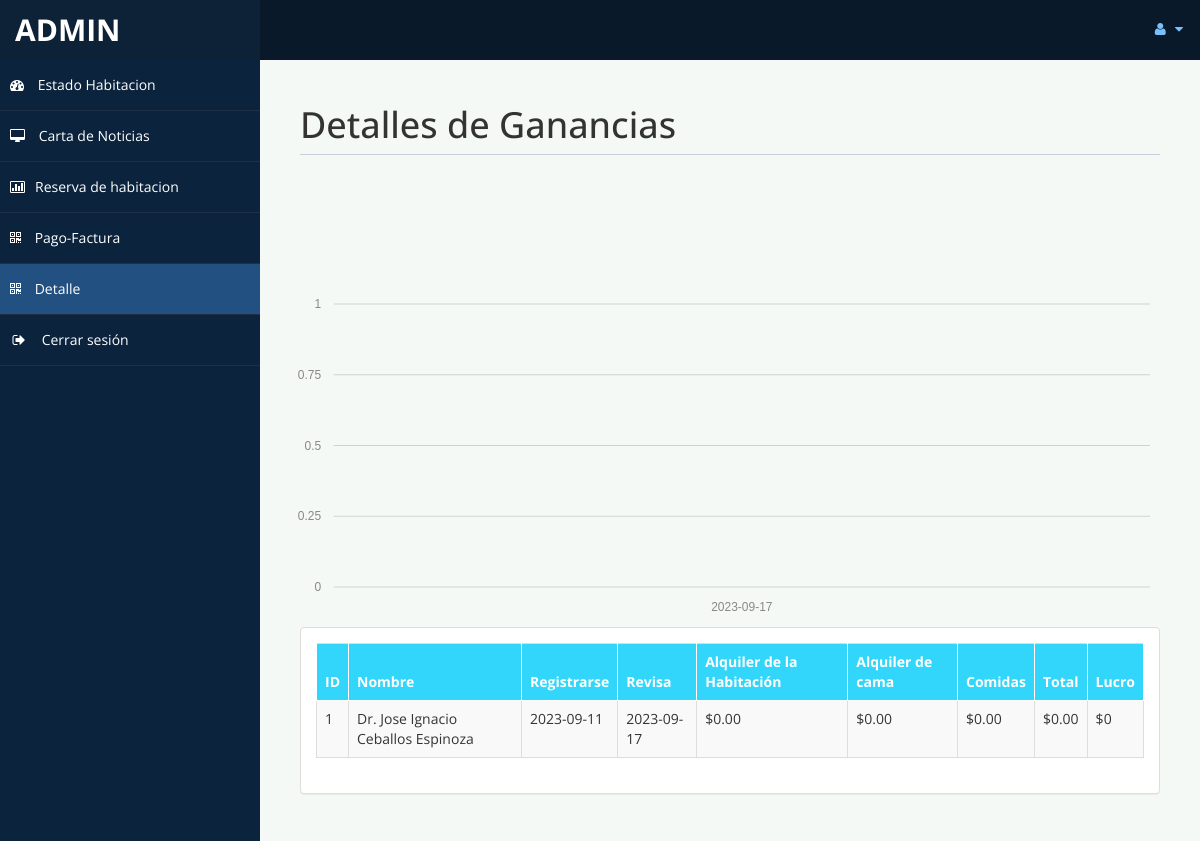
The app's page /admin/profit.php (signed in) with its own data.
### tables this page shows
CREATE TABLE `payment` (
  `id` int(11) DEFAULT NULL,
  `title` varchar(5) DEFAULT NULL,
  `fname` varchar(30) DEFAULT NULL,
  `lname` varchar(30) DEFAULT NULL,
  `troom` varchar(30) DEFAULT NULL,
  `tbed` varchar(30) DEFAULT NULL,
  `nroom` int(11) DEFAULT NULL,
  `cin` date DEFAULT NULL,
  `cout` date DEFAULT NULL,
  `ttot` double(8,2) DEFAULT NULL,
  `fintot` double(8,2) DEFAULT NULL,
  `mepr` double(8,2) DEFAULT NULL,
  `meal` varchar(30) DEFAULT NULL,
  `btot` double(8,2) DEFAULT NULL,
  `noofdays` int(11) DEFAULT NULL
);

### admin/profit.php (the view, shortened to what this page needs)
<!DOCTYPE html>
<html xmlns="http://www.w3.org/1999/xhtml">
<head>
    <link href="assets/css/bootstrap.css" rel="stylesheet" />
    <link href="assets/css/font-awesome.css" rel="stylesheet" />
    <link rel="stylesheet" href="assets/css/morris.css">
    <link href="assets/css/custom-styles.css" rel="stylesheet" />
    <link href="assets/js/dataTables/dataTables.bootstrap.css" rel="stylesheet" />
</head>
<body>
    <div id="wrapper">
        <nav class="navbar navbar-default top-navbar" role="navigation">
            <div class="navbar-header">
                <a class="navbar-brand" href="home.php"><?php echo $_SESSION["user"]; ?> </a>
            </div>
            <ul class="nav navbar-top-links navbar-right">
                <li class="dropdown">
                    <a class="dropdown-toggle" data-toggle="dropdown" href="#" aria-expanded="false">
                        <i class="fa fa-user fa-fw"></i> <i class="fa fa-caret-down"></i>
                    </a>
                </li>
            </ul>
        </nav>
        <nav class="navbar-default navbar-side" role="navigation">
            <div class="sidebar-collapse">
                <ul class="nav" id="main-menu">
                    <li>
                        <a href="home.php"><i class="fa fa-dashboard"></i> Estado Habitacion</a>
                    </li>
                    <li>
                        <a href="messages.php"><i class="fa fa-desktop"></i> Carta de Noticias</a>
                    </li>
                    <li>
                        <a href="roombook.php"><i class="fa fa-bar-chart-o"></i>Reserva de habitacion</a>
                    </li>
                    <li>
                        <a href="payment.php"><i class="fa fa-qrcode"></i> Pago-Factura</a>
                    </li>
                    <li>
                        <a class="active-menu" href="profit.php"><i class="fa fa-qrcode"></i> Detalle</a>
                    </li>
                    <li>
                        <a href="logout.php"><i class="fa fa-sign-out fa-fw"></i> Cerrar sesión</a>
                    </li>
            </div>
        </nav>
        <div id="page-wrapper">
            <div id="page-inner">
                <div class="row">
                    <div class="col-md-12">
                        <h1 class="page-header">
                            Detalles de Ganancias
                        </h1>
                    </div>
                </div>
                <div class="row">
                    <?php
                    include('db.php');
                    ?>
                    <br>
                    <br>
                    <br>
                    <br>
                    <div id="chart"></div>
                    <div class="col-md-12">
                        <div class="panel panel-default">
                            <div class="panel-body">
                                <div class="table-responsive">
                                    <table class="table table-striped table-bordered table-hover"
                                        id="dataTables-example">
                                        <thead>
                                            <tr>
                                                <th>ID</th>
                                                <th>Nombre</th>
                                                <th>Registrarse</th>
                                                <th>Revisa</th>
                                                <th>Alquiler de la Habitación</th>
                                                <th>Alquiler de cama</th>
                                                <th>Comidas </th>
                                                <th>Total</th>
                                                <th>Lucro</th>
                                            </tr>
                                        </thead>
                                        <tbody>
                                            <?php
                                            $sql = "select * from payment";
                                            $re = mysqli_query($con, $sql);
                                            while ($row = mysqli_fetch_array($re)) {
                                                $id = $row['id'];
                                                if ($id % 2 == 1) {
                                                    echo "<tr class='gradeC'>
													<td>" . $row['id'] . " </td>
													<td>" . $row['title'] . " " . $row['fname'] . " " . $row['lname'] . "</td>
													<td>" . $row['cin'] . "</td>
													<td>" . $row['cout'] . "</td>
													<td>$" . $row['ttot'] . "</td>
													<td>$" . $row['mepr'] . "</td>
													<td>$" . $row['btot'] . "</td>
													<td>$" . $row['fintot'] . "</td>
													<td>$" . $row['fintot'] * 10 / 100 . "</td>
													</tr>";
                                                }
                                            }
                                            ?>
                                        </tbody>
                                    </table>
                                </div>
                            </div>
                        </div>
                    </div>
                </div>
            </div>
        </div>
    </div>
</body>
</html>

### admin/assets/css/custom-styles.css (style rules this page uses)
body { font-family: 'Open Sans', sans-serif; }
#wrapper { width: 100%; background:#0b233d; }
#page-wrapper { padding: 15px 15px; min-height: 600px; background:#f5f9f6; }
#page-inner { width:100%; margin:10px 20px 10px 0px; background-color:transparent; padding:10px; min-height:1200px; }
h1, .h1, h2, .h2, h3, .h3 { margin-top: 7px; margin-bottom: -5px; }
.page-header { padding-bottom: 9px; margin: 10px 0 45px; border-bottom: 1px solid #C7D1DD; }
.top-navbar { margin:0px; }
.top-navbar .navbar-brand { color: #fff; width: 260px; text-align: left; height: 60px; font-size: 30px; font-weight: 700; text-transform: uppercase; line-height: 30px; }
.top-navbar .nav > li { position: relative; display: inline-block; }
.top-navbar .nav > li > a { position: relative; display: block; padding: 19px 15px; color: #77C0FD; }
.active-menu { background-color:#225081!important; }
.sidebar-collapse , .sidebar-collapse .nav { background:none; }
.sidebar-collapse .nav { padding:0; }
.sidebar-collapse .nav > li > a { color:#ffffff; background:transparent; text-shadow:none; }
.sidebar-collapse > .nav > li > a { padding:15px 10px; }
.sidebar-collapse > .nav > li { border-bottom: 1px solid rgba(107, 108, 109, 0.19); }
.navbar-side { border:none; background-color: transparent; }
.top-navbar { background:#09192A; border-bottom:none; }
.top-navbar .nav > li > a > i { margin-right: 2px; }
.navbar-default { border:0px solid black; }
.navbar-header { background: #0e2237; }
.nav > li > a > i { margin-right:10px; }
@media (min-width:768px) { #page-wrapper { margin: 0 0 0 260px; padding: 15px 30px; min-height: 1200px; } }
@media (min-width:768px) { .navbar-side { z-index: 1; position: absolute; width: 260px; } }
@media (min-width:768px) { .navbar { border-radius: 0px; } }

### records on screen
payment: id "1", title "Dr.", fname "Jose Ignacio", lname "Ceballos Espinoza", cin "2023-09-11", cout "2023-09-17", ttot "0.00", mepr "0.00", btot "0.00", fintot "0.00", $row['fintot']*10/100 "0"

### other values on screen
$_SESSION["user"] "ADMIN"
